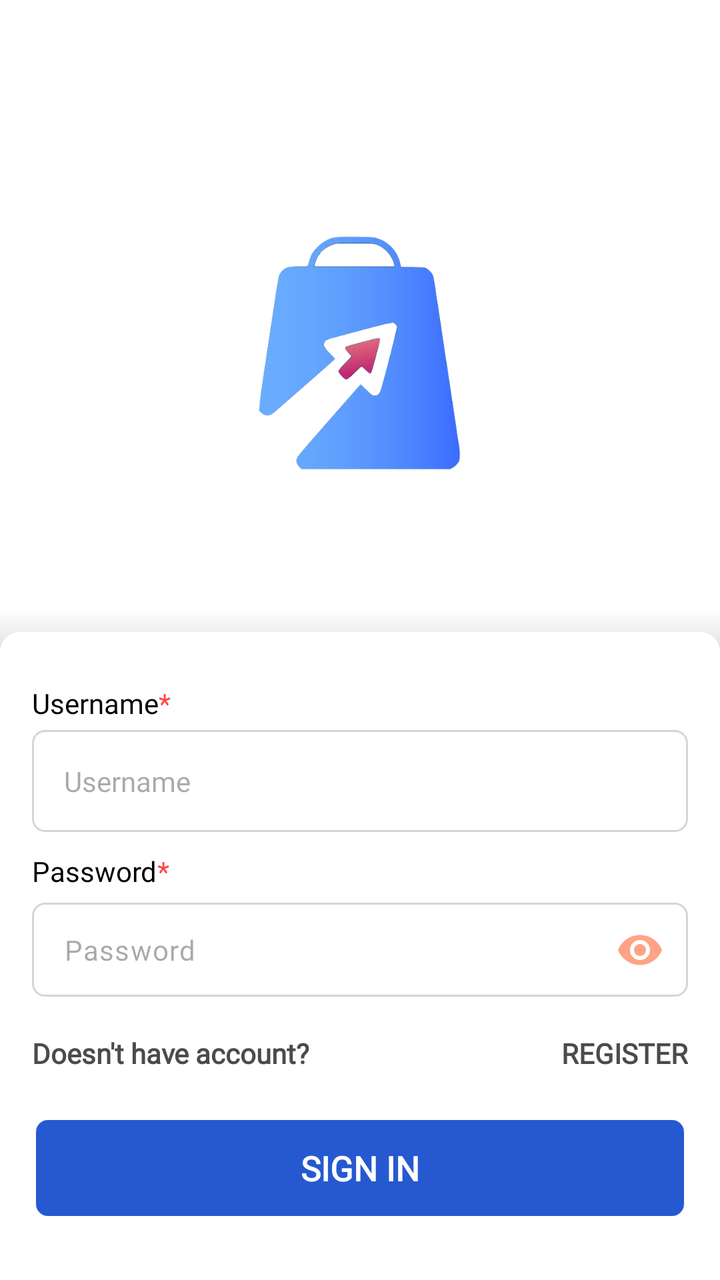
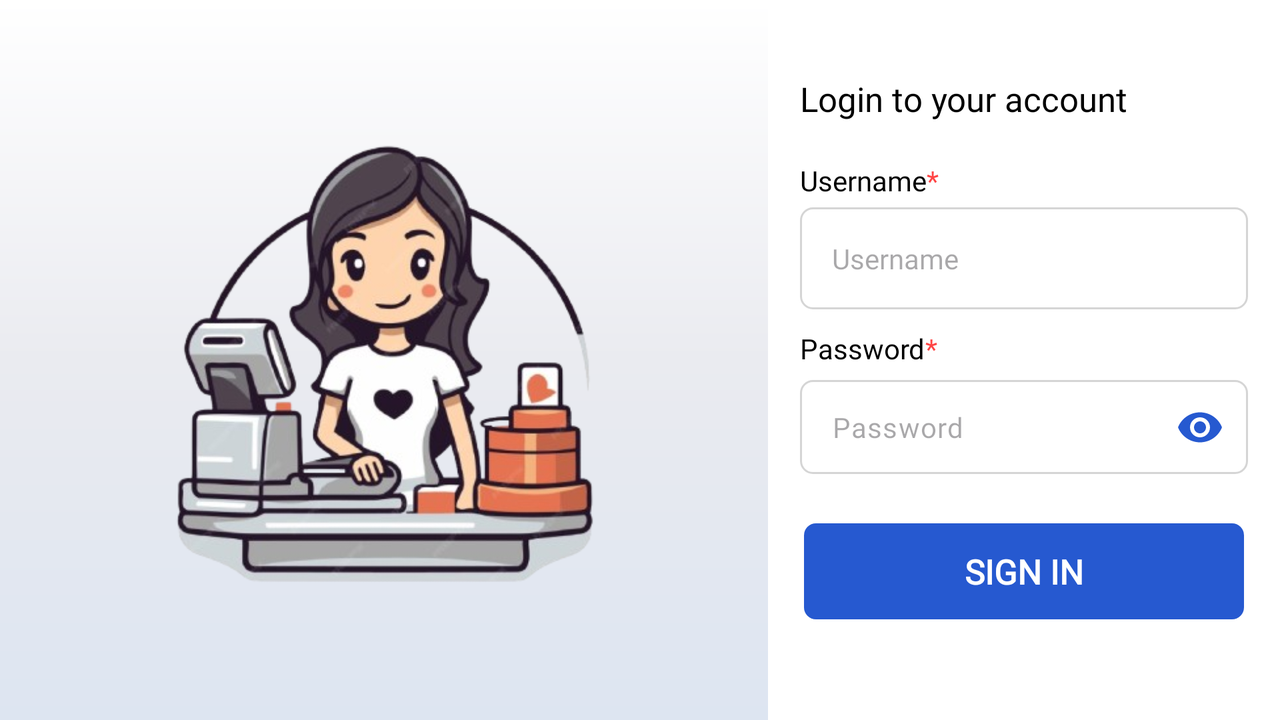

One screen, two layout resources from the same app: the default and the repository's alternative for another configuration. Each is rendered where Android would select it; the XML of both is given below.
<!-- AndroidManifest.xml: application theme Theme.JagoNet -->
<!-- res/layout/activity_sign_in.xml -->
<?xml version="1.0" encoding="utf-8"?>
<androidx.constraintlayout.widget.ConstraintLayout xmlns:android="http://schemas.android.com/apk/res/android"
    xmlns:app="http://schemas.android.com/apk/res-auto"
    xmlns:tools="http://schemas.android.com/tools"
    android:layout_width="match_parent"
    android:layout_height="match_parent"
    android:background="@color/white"
    android:fitsSystemWindows="true">


    

    <RelativeLayout
        android:id="@+id/top"
        android:layout_marginTop="@dimen/dimen_24dp"
        android:layout_width="match_parent"
        android:layout_height="0dp"
        app:layout_constraintBottom_toTopOf="@id/inputContainer"
        app:layout_constraintTop_toTopOf="parent">

        <ImageView
            android:paddingTop="@dimen/dimen_16dp"
            android:layout_width="match_parent"
            android:layout_height="match_parent"
            android:adjustViewBounds="true"
            android:background="@color/white"
            android:scaleType="centerCrop"
            android:contentDescription="@null" />

        <ImageView
            android:layout_width="@dimen/dimen_160dp"
            android:layout_height="@dimen/dimen_160dp"
            android:layout_centerInParent="true"
            android:layout_marginTop="-26dp"
            android:adjustViewBounds="true"
            android:contentDescription="@null"
            android:paddingHorizontal="@dimen/dimen_16dp"
            android:src="@drawable/logo" />

    </RelativeLayout>

    <View
        android:id="@+id/viewSeparator"
        android:layout_width="match_parent"
        android:layout_height="@dimen/dimen_24dp"
        android:layout_marginBottom="@dimen/dimen_4dp"
        android:background="@drawable/shadow_above"
        app:layout_constraintBottom_toTopOf="@id/inputContainer"
        app:layout_constraintTop_toBottomOf="@id/top" />

    <View
        android:layout_width="match_parent"
        android:layout_height="@dimen/dimen_16dp"
        android:layout_marginBottom="@dimen/dimen_16dp"
        android:background="@drawable/shape_top_round"
        app:layout_constraintBottom_toTopOf="@id/inputContainer"
        app:layout_constraintTop_toBottomOf="@id/top" />

    <RelativeLayout
        android:id="@+id/inputContainer"
        android:layout_width="match_parent"
        android:layout_height="wrap_content"
        android:background="@color/white"
        app:layout_constraintBottom_toBottomOf="parent"
        app:layout_constraintTop_toBottomOf="@id/viewSeparator">

        <LinearLayout
            android:id="@+id/container_field"
            android:layout_width="match_parent"
            android:layout_height="wrap_content"
            android:orientation="vertical"
            android:paddingHorizontal="@dimen/dimen_16dp"
            android:paddingBottom="@dimen/dimen_16dp">

            <LinearLayout
                android:layout_width="wrap_content"
                android:layout_height="wrap_content"
                android:layout_marginTop="@dimen/dimen_6dp"
                android:orientation="horizontal">

                <TextView
                    android:layout_width="match_parent"
                    android:layout_height="wrap_content"
                    android:layout_marginTop="@dimen/dimen_4dp"
                    android:fontFamily="@font/bold"
                    android:text="@string/label_username"
                    android:textAllCaps="false"
                    android:textColor="@color/black"
                    android:textSize="@dimen/fontsize_14" />

                <TextView
                    android:layout_width="wrap_content"
                    android:layout_height="wrap_content"
                    android:layout_marginTop="@dimen/dimen_4dp"
                    android:text="@string/asterisk"
                    android:textAllCaps="false"
                    android:textColor="@android:color/holo_red_light"
                    android:textSize="@dimen/fontsize_14" />
            </LinearLayout>

            <androidx.appcompat.widget.AppCompatEditText
                android:id="@+id/textUsername"
                android:layout_width="match_parent"
                android:layout_height="wrap_content"
                android:layout_marginTop="@dimen/dimen_4dp"
                android:background="@drawable/shape_et"
                android:fontFamily="@font/medium"
                android:hint="@string/label_username"
                android:imeOptions="actionNext"
                android:inputType="text"
                android:padding="@dimen/dimen_16dp"
                android:textSize="@dimen/fontsize_14" />

            <LinearLayout
                android:layout_width="wrap_content"
                android:layout_height="wrap_content"
                android:layout_marginTop="@dimen/dimen_6dp"
                android:orientation="horizontal">

                <TextView
                    android:layout_width="match_parent"
                    android:layout_height="wrap_content"
                    android:layout_marginTop="@dimen/dimen_4dp"
                    android:fontFamily="@font/bold"
                    android:text="@string/password"
                    android:textAllCaps="false"
                    android:textColor="@color/black"
                    android:textSize="@dimen/fontsize_14" />

                <TextView
                    android:layout_width="wrap_content"
                    android:layout_height="wrap_content"
                    android:layout_marginTop="@dimen/dimen_4dp"
                    android:text="@string/asterisk"
                    android:textAllCaps="false"
                    android:textColor="@android:color/holo_red_light"
                    android:textSize="@dimen/fontsize_14" />
            </LinearLayout>

            <com.google.android.material.textfield.TextInputLayout
                android:layout_width="match_parent"
                android:layout_height="wrap_content"
                android:layout_marginTop="@dimen/dimen_6dp"
                app:boxBackgroundMode="none"
                app:hintEnabled="false"
                app:passwordToggleEnabled="true"
                app:passwordToggleTint="@color/salmon">

                <androidx.appcompat.widget.AppCompatEditText
                    android:id="@+id/textPasswword"
                    android:layout_width="match_parent"
                    android:layout_height="wrap_content"
                    android:background="@drawable/shape_et"
                    android:fontFamily="@font/medium"
                    android:hint="@string/password"
                    android:imeOptions="actionDone"
                    android:inputType="textPassword"
                    android:padding="@dimen/dimen_14dp"
                    android:textSize="@dimen/fontsize_14" />
            </com.google.android.material.textfield.TextInputLayout>


            <LinearLayout
                android:layout_width="match_parent"
                android:layout_height="wrap_content"
                android:layout_marginTop="@dimen/dimen_16dp"
                android:orientation="horizontal">

                <TextView
                    android:layout_width="wrap_content"
                    android:layout_height="wrap_content"
                    android:layout_marginTop="@dimen/dimen_2dp"
                    android:fontFamily="@font/bold"
                    android:text="@string/is_have_account"
                    android:textAllCaps="false"
                    android:textColor="@color/gray_text_logo"
                    android:textSize="@dimen/fontsize_14"
                    android:textStyle="bold" />

                <TextView
                    android:id="@+id/register_link"
                    android:layout_width="match_parent"
                    android:layout_height="wrap_content"
                    android:layout_marginTop="@dimen/dimen_2dp"
                    android:fontFamily="@font/bold"
                    android:gravity="end"
                    android:text="@string/register"
                    android:textAllCaps="true"
                    android:textColor="@color/gray_text_logo"
                    android:textSize="@dimen/fontsize_14"
                    android:textStyle="bold" />

            </LinearLayout>

            <RelativeLayout
                android:layout_width="match_parent"
                android:layout_height="wrap_content"
                android:layout_marginTop="@dimen/dimen_24dp"
                android:layout_marginBottom="@dimen/dimen_16dp"
                android:layout_gravity="center_vertical"
                android:gravity="center_vertical"
                android:orientation="horizontal">


                <androidx.appcompat.widget.AppCompatButton
                    android:id="@+id/btnSignIn"
                    android:layout_width="match_parent"
                    android:layout_height="wrap_content"
                    android:layout_centerInParent="true"
                    android:layout_marginStart="@dimen/dimen_4dp"
                    android:background="@drawable/ripple_accent_corner_6"
                    android:elevation="0dp"
                    android:fontFamily="@font/bold"
                    android:stateListAnimator="@null"
                    android:text="@string/sign_in"
                    android:textColor="@color/white"
                    android:textSize="@dimen/fontsize_17"
                    android:textStyle="bold" />


            </RelativeLayout>
        </LinearLayout>


    </RelativeLayout>

    <LinearLayout
        android:id="@+id/progressBarFrame"
        android:layout_width="match_parent"
        android:layout_height="0dp"
        android:gravity="center"
        android:orientation="vertical"
        android:paddingBottom="@dimen/dimen_24dp"
        android:visibility="gone"
        app:layout_constraintBottom_toBottomOf="parent"
        app:layout_constraintTop_toTopOf="parent">










    </LinearLayout>
</androidx.constraintlayout.widget.ConstraintLayout>
<!-- resources referenced by this layout -->
<resources>
  <color name="black">#FF000000</color>
  <color name="gray_text_logo">#4B4B4D</color>
  <color name="salmon">#FFA384</color>
  <color name="white">#FFFFFFFF</color>
  <dimen name="dimen_14dp">14dp</dimen>
  <dimen name="dimen_160dp">160dp</dimen>
  <dimen name="dimen_16dp">16dp</dimen>
  <dimen name="dimen_24dp">24dp</dimen>
  <dimen name="dimen_2dp">2dp</dimen>
  <dimen name="dimen_4dp">4dp</dimen>
  <dimen name="dimen_6dp">6dp</dimen>
  <dimen name="fontsize_14">14sp</dimen>
  <dimen name="fontsize_17">17sp</dimen>
  <string name="asterisk">*</string>
  <string name="is_have_account">Doesn\'t have account?</string>
  <string name="label_username">Username</string>
  <string name="password">Password</string>
  <string name="register">Register</string>
  <string name="sign_in">Sign In</string>
  <color name="blue_accent_dark">#003ED1</color>
  <color name="blue_accent">#2659D0</color>
  <color name="gray4d">#4d747474</color>
  <color name="orange_logo">#F37135</color>
  <color name="orange_logo_accent">#F1210E</color>
  <color name="orange_logo_light">#FBF6F4</color>
  <color name="orange_secondary_variant">#f33544</color>
  <color name="bg_variant">#f2f5fb</color>
  <style name="TextAppearance.Jagonet.BodyLarge" parent="@style/TextAppearance.Material3.BodyLarge">
          <item name="android:fontFamily">@font/rubik</item>
          <item name="fontFamily">@font/rubik</item>
      </style>
  <style name="TextAppearance.Jagonet.BodyMedium" parent="@style/TextAppearance.Material3.BodyMedium">
          <item name="android:fontFamily">@font/rubik</item>
          <item name="fontFamily">@font/rubik</item>
      </style>
  <style name="TextAppearance.Jagonet.BodySmall" parent="@style/TextAppearance.Material3.BodySmall">
          <item name="android:fontFamily">@font/rubik</item>
          <item name="fontFamily">@font/rubik</item>
      </style>
  <style name="TextAppearance.Jagonet.DisplayLarge" parent="@style/TextAppearance.Material3.DisplayLarge">
          <item name="android:fontFamily">@font/rubik</item>
          <item name="fontFamily">@font/rubik</item>
      </style>
  <style name="TextAppearance.Jagonet.DisplayMedium" parent="@style/TextAppearance.Material3.DisplayMedium">
          <item name="android:fontFamily">@font/rubik</item>
          <item name="fontFamily">@font/rubik</item>
      </style>
  <style name="TextAppearance.Jagonet.DisplaySmall" parent="@style/TextAppearance.Material3.DisplaySmall">
          <item name="android:fontFamily">@font/rubik</item>
          <item name="fontFamily">@font/rubik</item>
      </style>
  <style name="TextAppearance.Jagonet.LabelLarge" parent="@style/TextAppearance.Material3.LabelLarge">
          <item name="android:fontFamily">@font/rubik</item>
          <item name="fontFamily">@font/rubik</item>
      </style>
  <style name="TextAppearance.Jagonet.LabelMedium" parent="@style/TextAppearance.Material3.LabelMedium">
          <item name="android:fontFamily">@font/rubik</item>
          <item name="fontFamily">@font/rubik</item>
      </style>
  <style name="TextAppearance.Jagonet.TitleSmall" parent="@style/TextAppearance.Material3.TitleSmall">
          <item name="android:textStyle">bold</item>
          <item name="android:fontFamily">@font/rubik</item>
          <item name="fontFamily">@font/rubik</item>
      </style>
  <style name="Widget.Jagonet.BottomSheet" parent="@style/ThemeOverlay.MaterialComponents.BottomSheetDialog">
          <item name="bottomSheetStyle">@style/JagonetBottomSheet</item>
      </style>
  <style name="JagonetBottomSheet" parent="Widget.MaterialComponents.BottomSheet">
          <item name="shapeAppearanceOverlay">@style/Widget.Jagonet.BottomSheet.ShapeAppearanceBottomSheetDialog</item>
          <item name="backgroundTint">@color/white</item>
  
      </style>
  <!-- some entries are left out for length -->
</resources>
<!-- res/layout-land/activity_sign_in.xml (the repository's variant of the layout above) -->
<!-- drawn on the phone turned sideways -->
<?xml version="1.0" encoding="utf-8"?>
<androidx.constraintlayout.widget.ConstraintLayout xmlns:android="http://schemas.android.com/apk/res/android"
    xmlns:app="http://schemas.android.com/apk/res-auto"
    xmlns:tools="http://schemas.android.com/tools"
    android:layout_width="match_parent"
    android:layout_height="match_parent"
    android:background="@color/white"
    android:fitsSystemWindows="true">


    <androidx.constraintlayout.widget.ConstraintLayout
        android:id="@+id/constraint1"
        app:layout_constraintTop_toTopOf="parent"
        app:layout_constraintStart_toStartOf="parent"
        app:layout_constraintWidth_percent="0.6"
        android:background="@drawable/gradient_bg2"
        android:layout_width="0dp"
        android:layout_height="match_parent">

        <androidx.appcompat.widget.AppCompatImageView
            android:adjustViewBounds="true"
            android:padding="@dimen/dimen_16dp"
            android:src="@drawable/sign1"
            android:layout_width="match_parent"
            android:layout_height="match_parent"/>

    </androidx.constraintlayout.widget.ConstraintLayout>

    <androidx.constraintlayout.widget.ConstraintLayout
        app:layout_constraintTop_toTopOf="parent"
        app:layout_constraintStart_toEndOf="@id/constraint1"
        app:layout_constraintEnd_toEndOf="parent"
        app:layout_constraintWidth_percent="0.4"
        android:layout_width="@dimen/dimen_0dp"
        android:layout_height="match_parent">

        <RelativeLayout
            android:id="@+id/inputContainer"
            android:layout_width="match_parent"
            android:layout_height="0dp"
            android:background="@color/white"
            app:layout_constraintBottom_toBottomOf="parent"
            app:layout_constraintTop_toTopOf="parent">

            <LinearLayout
                android:id="@+id/container_field"
                android:layout_width="match_parent"
                android:layout_height="match_parent"
                android:gravity="center_vertical"
                android:orientation="vertical"
                android:paddingHorizontal="@dimen/dimen_16dp">

                <TextView
                    android:layout_width="match_parent"
                    android:layout_height="wrap_content"
                    android:layout_marginTop="@dimen/dimen_4dp"
                    android:fontFamily="@font/bold"
                    android:text="@string/sign_in_text"
                    android:textAllCaps="false"
                    android:textColor="@color/black"
                    android:textSize="@dimen/fontsize_17" />
                <LinearLayout
                    android:layout_width="wrap_content"
                    android:layout_height="wrap_content"
                    android:layout_marginTop="@dimen/dimen_16dp"
                    android:orientation="horizontal">

                    <TextView
                        android:layout_width="match_parent"
                        android:layout_height="wrap_content"
                        android:layout_marginTop="@dimen/dimen_4dp"
                        android:fontFamily="@font/bold"
                        android:text="@string/label_username"
                        android:textAllCaps="false"
                        android:textColor="@color/black"
                        android:textSize="@dimen/fontsize_14" />

                    <TextView
                        android:layout_width="wrap_content"
                        android:layout_height="wrap_content"
                        android:layout_marginTop="@dimen/dimen_4dp"
                        android:text="@string/asterisk"
                        android:textAllCaps="false"
                        android:textColor="@android:color/holo_red_light"
                        android:textSize="@dimen/fontsize_14" />
                </LinearLayout>

                <androidx.appcompat.widget.AppCompatEditText
                    android:id="@+id/textUsername"
                    android:layout_width="match_parent"
                    android:layout_height="wrap_content"
                    android:layout_marginTop="@dimen/dimen_4dp"
                    android:background="@drawable/shape_et"
                    android:fontFamily="@font/medium"
                    android:hint="@string/label_username"
                    android:imeOptions="actionNext"
                    android:inputType="text|textEmailAddress"
                    android:padding="@dimen/dimen_16dp"
                    android:textSize="@dimen/fontsize_14" />

                <LinearLayout
                    android:layout_width="wrap_content"
                    android:layout_height="wrap_content"
                    android:layout_marginTop="@dimen/dimen_6dp"
                    android:orientation="horizontal">

                    <TextView
                        android:layout_width="match_parent"
                        android:layout_height="wrap_content"
                        android:layout_marginTop="@dimen/dimen_4dp"
                        android:fontFamily="@font/bold"
                        android:text="@string/password"
                        android:textAllCaps="false"
                        android:textColor="@color/black"
                        android:textSize="@dimen/fontsize_14" />

                    <TextView
                        android:layout_width="wrap_content"
                        android:layout_height="wrap_content"
                        android:layout_marginTop="@dimen/dimen_4dp"
                        android:text="@string/asterisk"
                        android:textAllCaps="false"
                        android:textColor="@android:color/holo_red_light"
                        android:textSize="@dimen/fontsize_14" />
                </LinearLayout>

                <com.google.android.material.textfield.TextInputLayout
                    android:layout_width="match_parent"
                    android:layout_height="wrap_content"
                    android:layout_marginTop="@dimen/dimen_6dp"
                    app:boxBackgroundMode="none"
                    app:hintEnabled="false"
                    app:passwordToggleEnabled="true"
                    app:passwordToggleTint="@color/blue_accent">

                    <androidx.appcompat.widget.AppCompatEditText
                        android:id="@+id/textPasswword"
                        android:layout_width="match_parent"
                        android:layout_height="wrap_content"
                        android:background="@drawable/shape_et"
                        android:fontFamily="@font/medium"
                        android:hint="@string/password"
                        android:imeOptions="actionDone"
                        android:inputType="textPassword"
                        android:padding="@dimen/dimen_14dp"
                        android:textSize="@dimen/fontsize_14" />
                </com.google.android.material.textfield.TextInputLayout>



                <RelativeLayout
                    android:layout_width="match_parent"
                    android:layout_height="wrap_content"
                    android:layout_marginTop="@dimen/dimen_24dp"
                    android:layout_marginBottom="@dimen/dimen_16dp"
                    android:layout_gravity="center_vertical"
                    android:gravity="center_vertical"
                    android:orientation="horizontal">


                    <androidx.appcompat.widget.AppCompatButton
                        android:id="@+id/btnSignIn"
                        android:layout_width="match_parent"
                        android:layout_height="wrap_content"
                        android:layout_centerInParent="true"
                        android:layout_marginStart="@dimen/dimen_4dp"
                        android:background="@drawable/ripple_accent_corner_6"
                        android:elevation="0dp"
                        android:fontFamily="@font/bold"
                        android:stateListAnimator="@null"
                        android:text="@string/sign_in"
                        android:textColor="@color/white"
                        android:textSize="@dimen/fontsize_17"
                        android:textStyle="bold" />


                </RelativeLayout>
            </LinearLayout>


        </RelativeLayout>
    </androidx.constraintlayout.widget.ConstraintLayout>


</androidx.constraintlayout.widget.ConstraintLayout>
<!-- resources referenced by the variant -->
<!-- as the phone turned sideways resolves them -->
<resources>
  <color name="black">#FF000000</color>
  <color name="blue_accent">#2659D0</color>
  <color name="white">#FFFFFFFF</color>
  <dimen name="dimen_0dp">0dp</dimen>
  <dimen name="dimen_14dp">14dp</dimen>
  <dimen name="dimen_16dp">16dp</dimen>
  <dimen name="dimen_24dp">24dp</dimen>
  <dimen name="dimen_4dp">4dp</dimen>
  <dimen name="dimen_6dp">6dp</dimen>
  <dimen name="fontsize_14">14sp</dimen>
  <dimen name="fontsize_17">17sp</dimen>
  <string name="asterisk">*</string>
  <string name="label_username">Username</string>
  <string name="password">Password</string>
  <string name="sign_in">Sign In</string>
  <string name="sign_in_text">Login to your account</string>
  <color name="blue_accent_dark">#003ED1</color>
  <color name="gray4d">#4d747474</color>
  <color name="orange_logo">#F37135</color>
  <color name="orange_logo_accent">#F1210E</color>
  <color name="orange_logo_light">#FBF6F4</color>
  <color name="orange_secondary_variant">#f33544</color>
  <color name="bg_variant">#f2f5fb</color>
  <style name="TextAppearance.Jagonet.BodyLarge" parent="@style/TextAppearance.Material3.BodyLarge">
          <item name="android:fontFamily">@font/rubik</item>
          <item name="fontFamily">@font/rubik</item>
      </style>
  <style name="TextAppearance.Jagonet.BodyMedium" parent="@style/TextAppearance.Material3.BodyMedium">
          <item name="android:fontFamily">@font/rubik</item>
          <item name="fontFamily">@font/rubik</item>
      </style>
  <style name="TextAppearance.Jagonet.BodySmall" parent="@style/TextAppearance.Material3.BodySmall">
          <item name="android:fontFamily">@font/rubik</item>
          <item name="fontFamily">@font/rubik</item>
      </style>
  <style name="TextAppearance.Jagonet.DisplayLarge" parent="@style/TextAppearance.Material3.DisplayLarge">
          <item name="android:fontFamily">@font/rubik</item>
          <item name="fontFamily">@font/rubik</item>
      </style>
  <style name="TextAppearance.Jagonet.DisplayMedium" parent="@style/TextAppearance.Material3.DisplayMedium">
          <item name="android:fontFamily">@font/rubik</item>
          <item name="fontFamily">@font/rubik</item>
      </style>
  <style name="TextAppearance.Jagonet.DisplaySmall" parent="@style/TextAppearance.Material3.DisplaySmall">
          <item name="android:fontFamily">@font/rubik</item>
          <item name="fontFamily">@font/rubik</item>
      </style>
  <style name="TextAppearance.Jagonet.LabelLarge" parent="@style/TextAppearance.Material3.LabelLarge">
          <item name="android:fontFamily">@font/rubik</item>
          <item name="fontFamily">@font/rubik</item>
      </style>
  <style name="TextAppearance.Jagonet.LabelMedium" parent="@style/TextAppearance.Material3.LabelMedium">
          <item name="android:fontFamily">@font/rubik</item>
          <item name="fontFamily">@font/rubik</item>
      </style>
  <style name="TextAppearance.Jagonet.LabelSmall" parent="@style/TextAppearance.Material3.LabelSmall">
          <item name="android:textStyle">bold</item>
          <item name="android:fontFamily">@font/rubik</item>
          <item name="fontFamily">@font/rubik</item>
      </style>
  <style name="TextAppearance.Jagonet.TitleSmall" parent="@style/TextAppearance.Material3.TitleSmall">
          <item name="android:textStyle">bold</item>
          <item name="android:fontFamily">@font/rubik</item>
          <item name="fontFamily">@font/rubik</item>
      </style>
  <style name="Widget.Jagonet.BottomSheet" parent="@style/ThemeOverlay.MaterialComponents.BottomSheetDialog">
          <item name="bottomSheetStyle">@style/JagonetBottomSheet</item>
      </style>
  <style name="JagonetBottomSheet" parent="Widget.MaterialComponents.BottomSheet">
          <item name="shapeAppearanceOverlay">@style/Widget.Jagonet.BottomSheet.ShapeAppearanceBottomSheetDialog</item>
          <item name="backgroundTint">@color/white</item>
  
      </style>
  <!-- some entries are left out for length -->
</resources>
